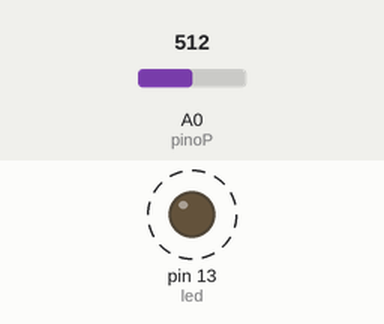
Simulated run of this sketch. Board: Arduino Uno, built with avr-gcc and run on an emulated ATmega328P. Shown: output pins drawn as LEDs (lit = HIGH). Dashed ring = blinking. Inputs (shaded band) come from the test bench; at power-on: A0 (pinoP) = 512.

Above: at 1.8 s.
1.9 s: A0 (pinoP) set to 0
At 3.0 s:
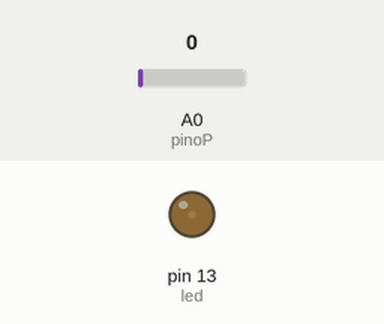
3.6 s: A0 (pinoP) set to 122
At 3.9 s:
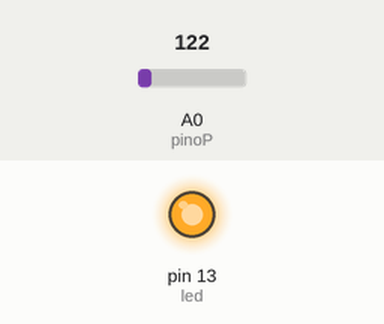
Timing chart, 0 to 13.1 s (numbered marks = the images above; inputs shaded):
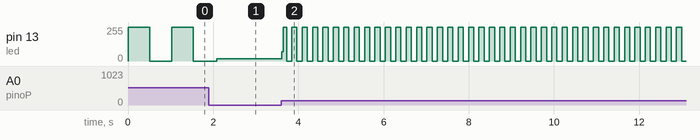

Measured:
- after the input at 3.6 s, pin 13 (led): 16/255 → 68/255 at once, then moves between 0/255 and 255/255, repeating every 0.24 s
- by itself, pin 13 (led): alternates 255/255 for 0.51 s and 0/255 for 0.51 s

The sketch:

Potenciometro.ino
```cpp
const int pinoP= A0;
const int led = 13;
int valorPot = 0;

void setup() {
  // put your setup code here, to run once:
  pinMode(led, OUTPUT);
}

void loop() {
  // put your main code here, to run repeatedly:
  valorPot = analogRead( pinoP );
  digitalWrite(led, HIGH);
  delay(valorPot);
  digitalWrite(led, LOW);
  delay(valorPot);
}
```
